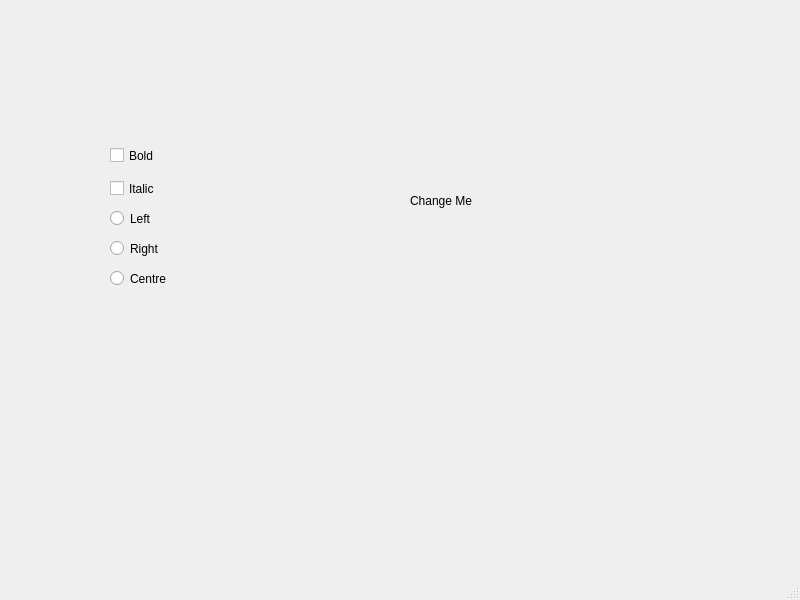
<?xml version="1.0" encoding="UTF-8"?>
<ui version="4.0">
 <class>MainWindow</class>
 <widget class="QMainWindow" name="MainWindow">
  <property name="geometry">
   <rect>
    <x>0</x>
    <y>0</y>
    <width>800</width>
    <height>600</height>
   </rect>
  </property>
  <property name="windowTitle">
   <string>MainWindow</string>
  </property>
  <widget class="QWidget" name="centralwidget">
   <widget class="QCheckBox" name="checkBox_1">
    <property name="geometry">
     <rect>
      <x>110</x>
      <y>140</y>
      <width>81</width>
      <height>31</height>
     </rect>
    </property>
    <property name="text">
     <string>Bold</string>
    </property>
   </widget>
   <widget class="QCheckBox" name="checkBox_2">
    <property name="geometry">
     <rect>
      <x>110</x>
      <y>180</y>
      <width>70</width>
      <height>17</height>
     </rect>
    </property>
    <property name="text">
     <string>Italic</string>
    </property>
   </widget>
   <widget class="QRadioButton" name="radioButton_1">
    <property name="geometry">
     <rect>
      <x>110</x>
      <y>210</y>
      <width>82</width>
      <height>17</height>
     </rect>
    </property>
    <property name="text">
     <string>Left</string>
    </property>
   </widget>
   <widget class="QRadioButton" name="radioButton_2">
    <property name="geometry">
     <rect>
      <x>110</x>
      <y>240</y>
      <width>82</width>
      <height>17</height>
     </rect>
    </property>
    <property name="text">
     <string>Right</string>
    </property>
   </widget>
   <widget class="QRadioButton" name="radioButton_3">
    <property name="geometry">
     <rect>
      <x>110</x>
      <y>270</y>
      <width>82</width>
      <height>17</height>
     </rect>
    </property>
    <property name="text">
     <string>Centre</string>
    </property>
   </widget>
   <widget class="QLabel" name="label">
    <property name="geometry">
     <rect>
      <x>410</x>
      <y>180</y>
      <width>91</width>
      <height>41</height>
     </rect>
    </property>
    <property name="text">
     <string>Change Me</string>
    </property>
   </widget>
  </widget>
  <widget class="QMenuBar" name="menubar">
   <property name="geometry">
    <rect>
     <x>0</x>
     <y>0</y>
     <width>800</width>
     <height>21</height>
    </rect>
   </property>
  </widget>
  <widget class="QStatusBar" name="statusbar"/>
 </widget>
 <resources/>
 <connections/>
</ui>
